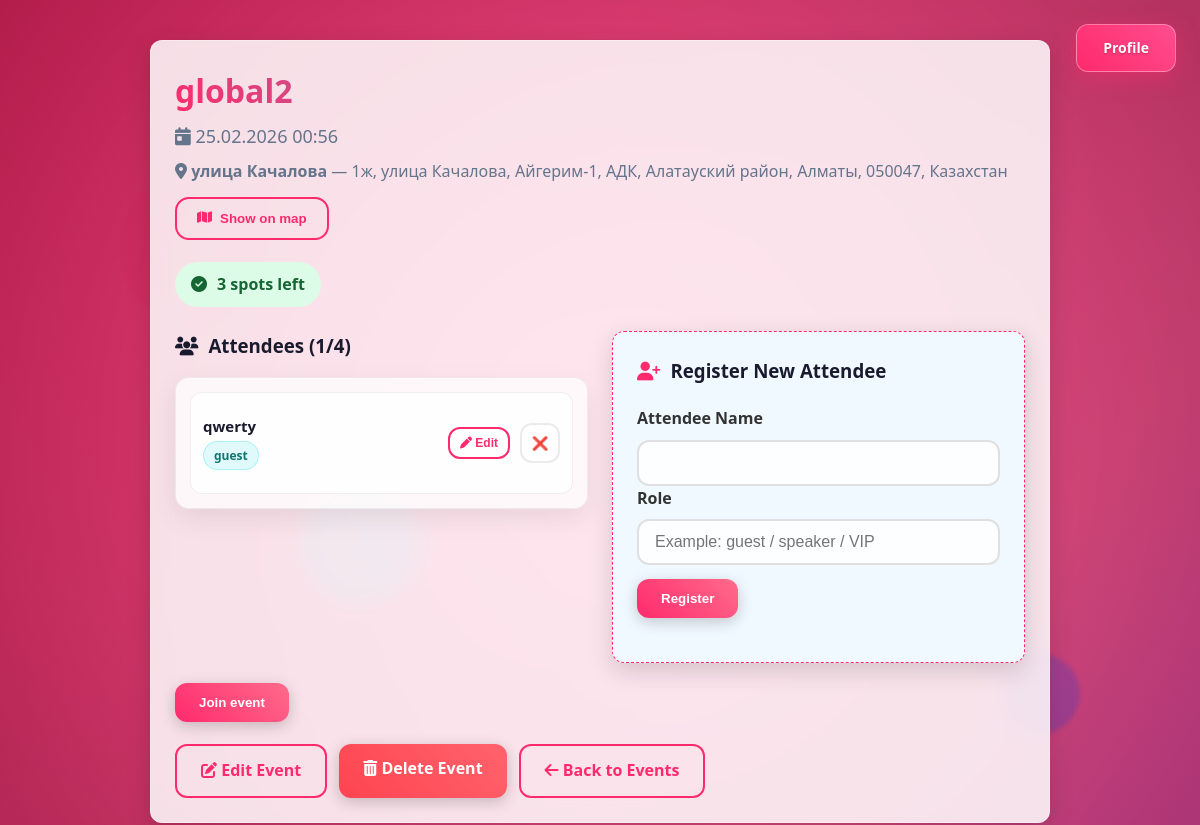
The app's page /events/38/ (signed in), older data.
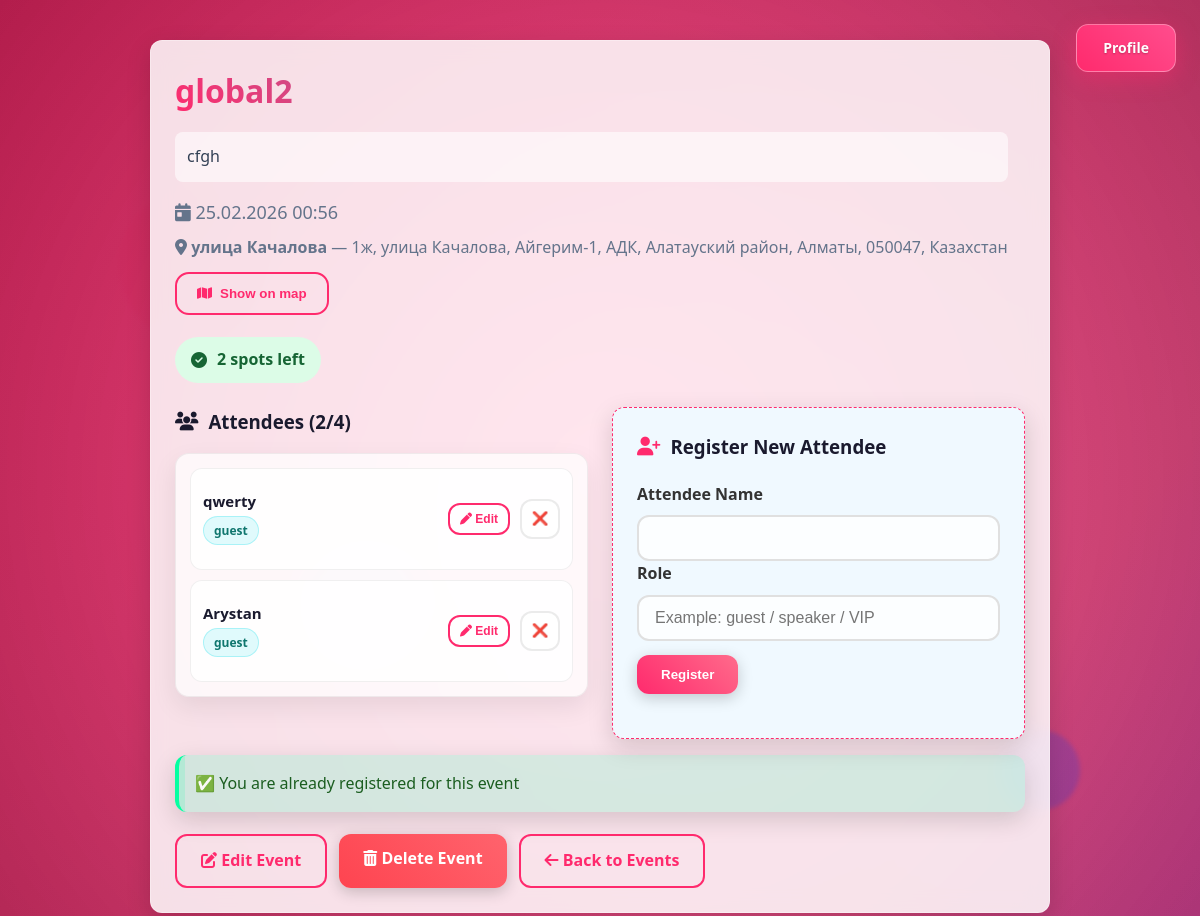
The same page, newer data.
### events/models.py (models this page shows, shortened)
class Event(models.Model):
    owner = models.ForeignKey(
        User,
        on_delete=models.CASCADE,
        related_name='events'
    )
    invited_users = models.ManyToManyField(
        User,
        blank=True,
        related_name="invited_events"
    )
    name = models.CharField(max_length=200)
    date = models.DateTimeField()
    description = models.TextField(
        blank=True,
        help_text="Optional event description",
        default=""
    )
    capacity = models.PositiveIntegerField()
    location_name = models.CharField(max_length=200, blank=True)
    location_address = models.CharField(max_length=300, blank=True)
    latitude = models.DecimalField(max_digits=13, decimal_places=10, null=True, blank=True)
    longitude = models.DecimalField(max_digits=13, decimal_places=10, null=True, blank=True)
    description = models.TextField(blank=True)
    is_global = models.BooleanField(default=False)
    invite_only = models.BooleanField(default=False)
    qr_token = models.UUIDField(default=uuid.uuid4, unique=True, editable=False)
    def available_spots(self):
        return self.capacity - self.attendees.count()

class Attendee(models.Model):
    user = models.ForeignKey(
        User,
        null=True,
        blank=True,
        on_delete=models.CASCADE,
        related_name="attendances"
    )
    name = models.CharField(max_length=100)
    role = models.CharField(max_length=50, blank=True)
    event = models.ForeignKey(
        Event,
        related_name='attendees',
        on_delete=models.CASCADE
    )
    class Meta:
        constraints = [
            models.UniqueConstraint(
                fields=["event", "user"],
                name="unique_user_per_event"
            ),
            models.UniqueConstraint(
                fields=["event", "name"],
                name="unique_name_per_event"
            ),
        ]

### events/views.py (the view, shortened to what this page needs)
# urls.py: path('<int:event_id>/', views.event_detail, name='event_detail'),
@login_required
def event_detail(request, event_id):
    event = get_object_or_404(Event, id=event_id, owner__isnull=False)
    is_owner = (event.owner == request.user)
    is_invited = event.invited_users.filter(id=request.user.id).exists()
    is_public_global = (event.is_global and not event.invite_only)
    is_joined = event.attendees.filter(user=request.user).exists()
    can_view = is_owner or is_invited or is_public_global
    if not can_view:
        return HttpResponseForbidden("You don't have access to this event.")
    attendees = event.attendees.all()
    is_full = attendees.count() >= event.capacity
    form = AttendeeForm() if is_owner else None
    invite_url = None
    can_see_invite = (event.invite_only and (is_owner or is_global_manager(request.user)))
    if can_see_invite:
        invite_url = request.build_absolute_uri(
            reverse("invite_checkin", args=[event.qr_token])
        )
    return render(request, "events/event_detail.html", {
        "event": event,
        "attendees": attendees,
        "is_full": is_full,
        "form": form,
        "invite_url": invite_url,
        "can_see_invite": can_see_invite,
        "is_owner": is_owner,
        "is_invited": is_invited,
        "is_joined": is_joined,
    })

### events/forms.py
class AttendeeForm(forms.ModelForm):
    class Meta:
        model = Attendee
        fields = ['name', 'role']
        widgets = {
            'role': forms.TextInput(attrs={
                'placeholder': 'Example: guest / speaker / VIP',
                'class': 'form-control'
            })
        }

### templates/events/event_detail.html (shortened to what the changed rows need)
{% load static %}
<!DOCTYPE html>
<html lang="en">
<head>
  <link rel="stylesheet" href="{% static 'css/styles.css' %}">
  <link rel="stylesheet" href="https://cdnjs.cloudflare.com/ajax/libs/font-awesome/6.4.0/css/all.min.css">
  <link rel="stylesheet" href="https://unpkg.com/leaflet@1.9.4/dist/leaflet.css" />
</head>
<body>
  <div class="particle"></div>
  <div class="particle"></div>
  <div class="particle"></div>
  <div class="profile-button-wrapper">
    {% if user.is_authenticated %}
      <a href="{% url 'profile' %}" class="profile-btn">Profile</a>
    {% else %}
      <a href="{% url 'login' %}" class="profile-btn">Log in</a>
    {% endif %}
  </div>
  <div class="container">
    <div class="content-card fade-in-up">
      <div style="display:flex; justify-content:space-between; align-items:flex-start; gap:16px; flex-wrap:wrap; margin-bottom:24px;">
        <div>
          <h1 class="gradient-text">{{ event.name }}</h1>
        {% if event.description %}
          <div class="event-description">
            <p>{{ event.description|linebreaks }}</p>
          </div>
        {% endif %}
          <p style="color:#64748b; font-size:18px; margin-top:6px;">
            <i class="fas fa-calendar-day"></i> {{ event.date|date:"d.m.Y H:i" }}
          </p>
          {% if event.location_name or event.location_address %}
            <p style="color:#64748b; font-size:16px; margin-top:8px;">
              <i class="fas fa-location-dot"></i>
              {% if event.location_name %}<strong>{{ event.location_name }}</strong>{% endif %}
              {% if event.location_address %}
                {% if event.location_name %} — {% endif %}
                {{ event.location_address }}
              {% endif %}
            </p>
          {% endif %}
          {% if event.latitude and event.longitude %}
            <button type="button" class="btn btn-outline btn-map" onclick="toggleEventMap()" style="margin-top:12px;">
              <i class="fas fa-map"></i> Show on map
            </button>
          {% endif %}
        </div>
        <div style="text-align:right; margin-top:6px;">
          <div style="
            background: {% if is_full %}#fee2e2{% else %}#dcfce7{% endif %};
            color: {% if is_full %}#b91c1c{% else %}#166534{% endif %};
            padding:10px 16px;
            border-radius:999px;
            font-weight:700;
            display:inline-flex;
            gap:10px;
            align-items:center;
          ">
            <i class="fas {% if is_full %}fa-times-circle{% else %}fa-check-circle{% endif %}"></i>
            {% if is_full %}FULL{% else %}{{ event.available_spots }} spots left{% endif %}
          </div>
        </div>
      </div>
      <div class="attendees-grid">
        <div>
          <h3 style="margin-bottom:16px; display:flex; align-items:center; gap:10px;">
            <i class="fas fa-users"></i> Attendees ({{ event.attendees.count }}/{{ event.capacity }})
          </h3>
          <div class="attendees-panel">
            <div class="attendees-list">
              {% for attendee in attendees %}
                <div class="attendee-row" data-attendee="{{ attendee.id }}">
                  <div class="attendee-info">
                    <div class="attendee-name">{{ attendee.name }}</div>
                  <div class="attendee-role role-text">
                    {% if attendee.role %}
                      <span class="role-badge">{{ attendee.role }}</span>
                    {% else %}
                      <em style="color:#94a3b8;">no role</em>
                    {% endif %}
                  </div>
                  </div>
                  {% if is_owner %}
                    <button
                      type="button"
                      class="btn btn-outline btn-sm"
                      onclick="enableRoleEdit({{ attendee.id }})"
                    >
                      <i class="fas fa-pen"></i> Edit
                    </button>
                    <form method="post" action="{% url 'remove_attendee' event.id attendee.id %}">
                      <button class="icon-btn" type="submit" aria-label="Remove">❌</button>
                    </form>
                  {% endif %}
                </div>
              {% empty %}
                <div style="color:#64748b; padding:10px;">
                  No attendees yet.
                </div>
              {% endfor %}
            </div>
          </div>
        </div>
        <div>
        </div>
      </div>
        {% if event.is_global and not event.invite_only %}
          {% if is_joined %}
            <div class="message success" style="margin-top:16px;">
              ✅ You are already registered for this event
            </div>
          {% else %}
            {% if not is_full %}
              <form method="post" action="{% url 'join_event' event.id %}">
                <button type="submit" class="btn btn-primary">
                  Join event
                </button>
              </form>
            {% else %}
              <div class="message warning" style="margin-top:16px;">
                ⚠️ Event is full
              </div>
            {% endif %}
          {% endif %}
        {% endif %}
      <div style="display:flex; gap:12px; flex-wrap:wrap; margin-top:22px;">
        {% if is_owner %}
          <a href="{% url 'edit_event' event.id %}" class="btn btn-outline">
          </a>
          <a href="{% url 'delete_event' event.id %}" class="btn btn-danger">
          </a>
        {% endif %}
        <a href="{% url 'event_list' %}" class="btn btn-outline">
        </a>
      </div>
    </div>
  </div>
  </body>
</html>

Row changes from the older to the newer data that the page shows:
changed Event "global2": description (not shown) → "cfgh"; available_spots "3" → "2"; attendees.count "1" → "2"
added Attendee: name "Arystan", role "guest"
Text that changed along with them:
text no longer shown: "Join event"
text now shown: "✅ You are already registered for this event"
